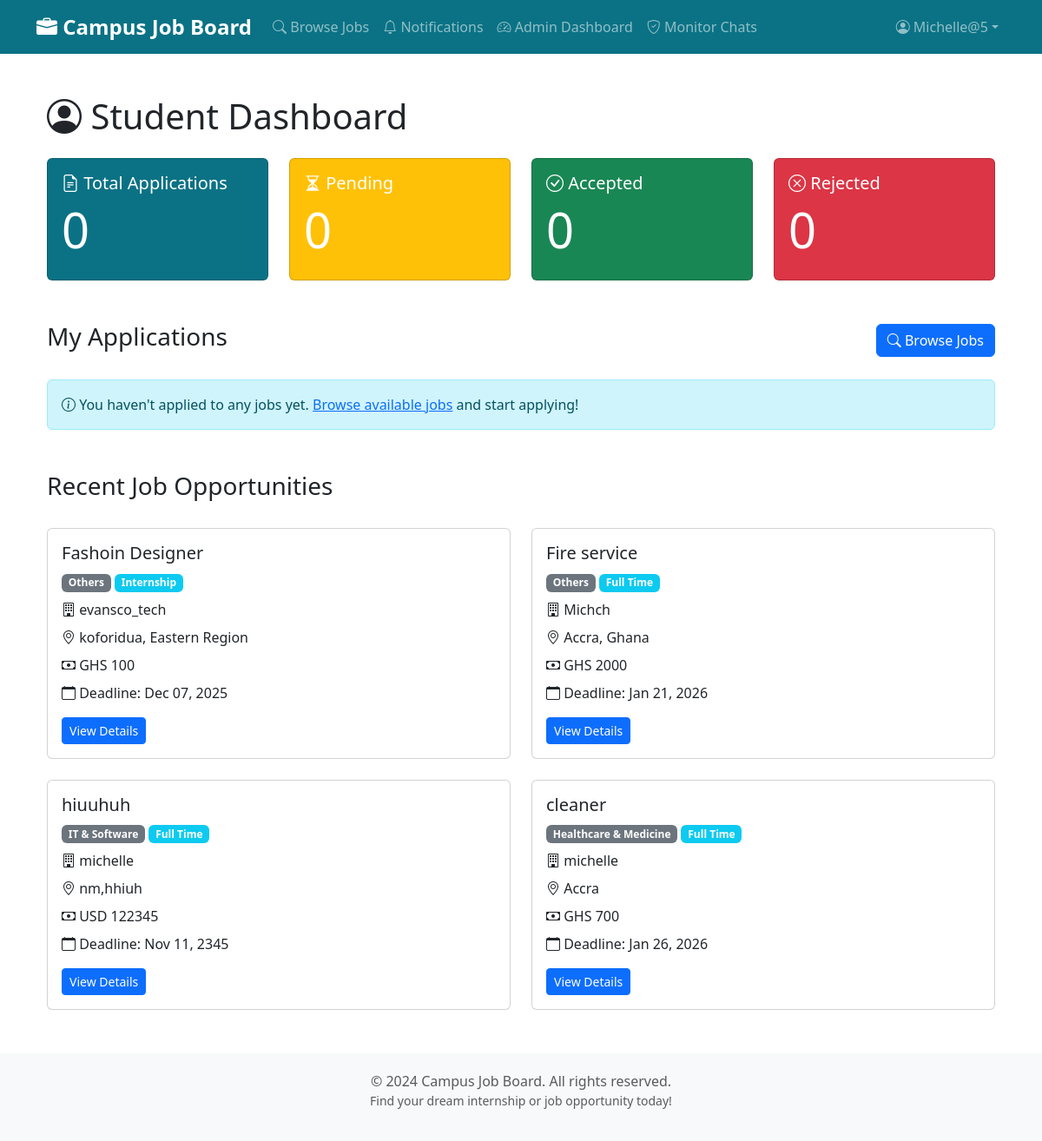
Screenshot of /dashboards/student/ (signed in) with the database file from the repository.
### users/models.py (models this page shows, shortened)
class CustomUser(AbstractUser):
    is_company = models.BooleanField(
        default=False,
        help_text="Designates whether this user is a company/employer")
    id_document = models.FileField(
        upload_to='user_ids/',
        null=True,
        blank=True,
        help_text='Upload an identification document (image or PDF) for verification')
    institution = models.CharField(
        max_length=255,
        help_text='Enter your school or company name for verification',
        null=True,
        blank=True
    )
    PENDING = 'P'
    VERIFIED = 'V'
    REJECTED = 'R'
    VERIFICATION_STATUS_CHOICES = [
        (PENDING, 'Pending'),
        (VERIFIED, 'Verified'),
        (REJECTED, 'Rejected'),
    ]
    verification_status = models.CharField(
        max_length=1,
        choices=VERIFICATION_STATUS_CHOICES,
        default=PENDING,
        help_text='Status of identity verification')
    email_verified = models.BooleanField(
        default=False,
        help_text='Whether the user has verified their email address')
    email_verification_token = models.CharField(
        max_length=6,
        null=True,
        blank=True,
        help_text='Temporary token for email verification')
    phone_number = models.CharField(
        max_length=20,
        null=True,
        blank=True,
        unique=False,
        help_text='Phone number in international format, e.g. +14155552671')
    phone_verified = models.BooleanField(
        default=False,
        help_text='Whether the user has verified their phone number')

### jobs/models.py (models this page shows, shortened)
class JobPost(models.Model):
    FULL_TIME = 'FT'
    PART_TIME = 'PT'
    INTERNSHIP = 'INT'
    CONTRACT = 'CON'
    JOB_TYPE_CHOICES = [
        (FULL_TIME, 'Full Time'),
        (PART_TIME, 'Part Time'),
        (INTERNSHIP, 'Internship'),
        (CONTRACT, 'Contract'),
    ]
    IT = 'IT'
    MARKETING = 'MKT'
    FINANCE = 'FIN'
    SALES = 'SLS'
    HR = 'HR'
    ENGINEERING = 'ENG'
    EDUCATION = 'EDU'
    HEALTHCARE = 'HLT'
    MEDIA = 'MED'
    LAW = 'LAW'
    CONSTRUCTION = 'CON'
    CUSTOMER_SERVICE = 'CS'
    ARCHITECTURE = 'ARC'
    ACCOUNTING = 'ACC'
    OTHER = 'OTH'
    CATEGORY_CHOICES = [
        (IT, 'IT & Software'),
        (FINANCE, 'Finance & Accounting'),
        (ACCOUNTING, 'Accounting'),
        (MARKETING, 'Marketing & Sales'),
        (SALES, 'Sales'),
        (EDUCATION, 'Education & Training'),
        (ENGINEERING, 'Engineering'),
        (ARCHITECTURE, 'Architecture'),
        (HEALTHCARE, 'Healthcare & Medicine'),
        (MEDIA, 'Media & Design'),
        (HR, 'Human Resources'),
        (LAW, 'Law & Administration'),
        (CONSTRUCTION, 'Construction & Real Estate'),
        (CUSTOMER_SERVICE, 'Customer Service'),
        (OTHER, 'Others'),
    ]
    CURRENCY_CHOICES = [
        ('USD', 'USD - US Dollar'),
        ('GHS', 'GHS - Ghanaian Cedi'),
        ('EUR', 'EUR - Euro'),
        ('GBP', 'GBP - British Pound'),
        ('NGN', 'NGN - Nigerian Naira'),
        ('KES', 'KES - Kenyan Shilling'),
        ('ZAR', 'ZAR - South African Rand'),
        ('CAD', 'CAD - Canadian Dollar'),
        ('AUD', 'AUD - Australian Dollar'),
    ]
    title = models.CharField(max_length=200)
    company = models.ForeignKey(settings.AUTH_USER_MODEL,
                                on_delete=models.CASCADE,
                                limit_choices_to={'is_company': True},
                                related_name='job_posts')
    description = models.TextField(help_text="Detailed job description")
    requirements = models.TextField(
        help_text="Required qualifications and skills")
    location = models.CharField(max_length=200)
    latitude = models.DecimalField(
        max_digits=9,
        decimal_places=6,
        null=True,
        blank=True,
        help_text="Latitude for live location (optional, requires user permission)"
    )
    longitude = models.DecimalField(
        max_digits=9,
        decimal_places=6,
        null=True,
        blank=True,
        help_text="Longitude for live location (optional, requires user permission)"
    )
    category = models.CharField(max_length=3,
                                choices=CATEGORY_CHOICES,
                                default=IT)
    job_type = models.CharField(max_length=3,
                                choices=JOB_TYPE_CHOICES,
                                default=FULL_TIME)
    date_posted = models.DateTimeField(default=timezone.now)
    deadline = models.DateTimeField(help_text="Application deadline (date and time)")
    salary = models.DecimalField(max_digits=10,
                                 decimal_places=2,
                                 null=True,
                                 blank=True,
                                 help_text="Salary range (optional)")
    currency = models.CharField(max_length=3,
                                choices=CURRENCY_CHOICES,
                                default='USD',
                                help_text="Currency for salary")
    image = models.ImageField(
        upload_to='job_images/',
        null=True,
        blank=True,
        help_text="Optional image for the job posting")
    is_approved = models.BooleanField(
        default=False, help_text="Whether this job post is approved by admin")
    class Meta:
        ordering = ['-date_posted']
        indexes = [
            models.Index(fields=['-date_posted']),
            models.Index(fields=['category']),
            models.Index(fields=['job_type']),
        ]

### jobs/views.py (the view)
@login_required
def student_dashboard(request):
    if request.user.is_company:
        messages.warning(request, "Students only.")
        return redirect('jobs:job_list')
    applications = Application.objects.filter(
        applicant=request.user).select_related('job').order_by('-date_applied')
    total_applications = applications.count()
    pending = applications.filter(status='P').count()
    accepted = applications.filter(status='A').count()
    rejected = applications.filter(status='R').count()
    recent_jobs = JobPost.objects.filter(
        is_approved=True).order_by('-date_posted')[:5]
    context = {
        'applications': applications[:5],
        'total_applications': total_applications,
        'pending': pending,
        'accepted': accepted,
        'rejected': rejected,
        'recent_jobs': recent_jobs,
    }
    try:
        Application.objects.filter(applicant=request.user,
                                   applicant_unread=True).update(
            applicant_unread=False)
    except Exception:
        pass
    return render(request, 'jobs/student_dashboard.html', context)

### jobs/context_processors.py (called while the page is built)
def notification_counts(request):
    company_unread = 0
    applicant_unread = 0
    user = getattr(request, 'user', None)
    if user and user.is_authenticated:
        try:
            if getattr(user, 'is_company', False):
                company_unread = Application.objects.filter(
                    job__company=user, company_unread=True).count()
            else:
                applicant_unread = Application.objects.filter(
                    applicant=user, applicant_unread=True).count()
        except Exception:
            company_unread = 0
            applicant_unread = 0
    return {
        'company_unread_count': company_unread,
        'applicant_unread_count': applicant_unread,
    }

### notifications/context_processors.py (called while the page is built)
def notification_context(request):
    if request.user.is_authenticated:
        unread_count = Notification.objects.filter(
            recipient=request.user,
            is_read=False
        ).count()
        return {'notification_count': unread_count}
    return {'notification_count': 0}

### jobs/templates/jobs/student_dashboard.html (shortened to what this page needs)
{% extends 'base.html' %}
{% load static %}
{% block content %}
<div class="container my-5">
    <h1 class="mb-4"><i class="bi bi-person-circle"></i> Student Dashboard</h1>
    <div class="row g-4 mb-5">
        <div class="col-md-3">
            <div class="card bg-primary text-white h-100">
                <div class="card-body">
                    <h5 class="card-title"><i class="bi bi-file-earmark-text"></i> Total Applications</h5>
                    <h2 class="display-4">{{ total_applications }}</h2>
                </div>
            </div>
        </div>
        <div class="col-md-3">
            <div class="card bg-warning text-white h-100">
                <div class="card-body">
                    <h5 class="card-title"><i class="bi bi-hourglass-split"></i> Pending</h5>
                    <h2 class="display-4">{{ pending }}</h2>
                </div>
            </div>
        </div>
        <div class="col-md-3">
            <div class="card bg-success text-white h-100">
                <div class="card-body">
                    <h5 class="card-title"><i class="bi bi-check-circle"></i> Accepted</h5>
                    <h2 class="display-4">{{ accepted }}</h2>
                </div>
            </div>
        </div>
        <div class="col-md-3">
            <div class="card bg-danger text-white h-100">
                <div class="card-body">
                    <h5 class="card-title"><i class="bi bi-x-circle"></i> Rejected</h5>
                    <h2 class="display-4">{{ rejected }}</h2>
                </div>
            </div>
        </div>
    </div>
    <div class="row g-4 mb-4">
        <div class="col-md-12">
            <div class="d-flex justify-content-between align-items-center">
                <h3>My Applications</h3>
                <a href="{% url 'jobs:job_list' %}" class="btn btn-primary">
                    <i class="bi bi-search"></i> Browse Jobs
                </a>
            </div>
        </div>
    </div>
    {% if applications %}
    <div class="card mb-5">
        <div class="card-body">
            <div class="table-responsive">
                <table class="table table-striped">
                    <thead>
                        <tr>
                            <th>Job Title</th>
                            <th>Company</th>
                            <th>Applied</th>
                            <th>Status</th>
                            <th>Actions</th>
                        </tr>
                    </thead>
                    <tbody>
                        {% for app in applications %}
                        <tr>
                            <td><a href="{% url 'jobs:job_detail' app.job.pk %}">{{ app.job.title }}</a></td>
                            <td>{{ app.job.company.username }}</td>
                            <td>{{ app.date_applied|date:"M d, Y" }}</td>
                            <td>
                                {% if app.status == 'P' %}
                                <span class="badge bg-warning">Pending</span>
                                {% elif app.status == 'A' %}
                                <span class="badge bg-success">Accepted</span>
                                {% else %}
                                <span class="badge bg-danger">Rejected</span>
                                {% endif %}
                            </td>
                            <td>
                                <a href="{% url 'jobs:job_detail' app.job.pk %}" class="btn btn-sm btn-outline-primary">View Job</a>
                            </td>
                        </tr>
                        {% endfor %}
                    </tbody>
                </table>
            </div>
        </div>
    </div>
    <div class="text-center mb-5">
        <a href="{% url 'jobs:my_applications' %}" class="btn btn-outline-primary">View All Applications</a>
    </div>
    {% else %}
    <div class="alert alert-info mb-5">
        <i class="bi bi-info-circle"></i> You haven't applied to any jobs yet. <a href="{% url 'jobs:job_list' %}">Browse available jobs</a> and start applying!
    </div>
    {% endif %}
    <div class="row g-4">
        <div class="col-md-12">
            <h3>Recent Job Opportunities</h3>
        </div>
        {% if recent_jobs %}
        {% for job in recent_jobs %}
        <div class="col-md-6">
            <div class="card">
                <div class="card-body">
                    <h5 class="card-title">{{ job.title }}</h5>
                    <p class="text-muted mb-2">
                        <span class="badge bg-secondary">{{ job.get_category_display }}</span>
                        <span class="badge bg-info">{{ job.get_job_type_display }}</span>
                    </p>
                    <p class="mb-2"><i class="bi bi-building"></i> {{ job.company.username }}</p>
                    <p class="mb-2"><i class="bi bi-geo-alt"></i> {{ job.location }}</p>
                    {% if job.salary %}
                    <p class="mb-2"><i class="bi bi-cash"></i> {{ job.currency }} {{ job.salary|floatformat:0 }}</p>
                    {% endif %}
                    <p class="mb-3"><i class="bi bi-calendar"></i> Deadline: {{ job.deadline|date:"M d, Y" }}</p>
                    <a href="{% url 'jobs:job_detail' job.pk %}" class="btn btn-sm btn-primary">View Details</a>
                </div>
            </div>
        </div>
        {% endfor %}
        {% else %}
        <div class="col-md-12">
            <div class="alert alert-secondary">No recent jobs available.</div>
        </div>
        {% endif %}
    </div>
</div>
{% endblock %}

### templates/base.html (shortened to what this page needs)
<!DOCTYPE html>
<html lang="en">
<head>
    <link href="https://cdn.jsdelivr.net/npm/bootstrap@5.3.0/dist/css/bootstrap.min.css" rel="stylesheet">
    <link rel="stylesheet" href="https://cdn.jsdelivr.net/npm/bootstrap-icons@1.10.0/font/bootstrap-icons.css">
</head>
<body>
    <nav class="navbar navbar-expand-lg navbar-dark bg-primary">
        <div class="container">
            <a class="navbar-brand" href="{% url 'jobs:landing' %}">
                <i class="bi bi-briefcase-fill"></i> Campus Job Board
            </a>
            <div class="collapse navbar-collapse" id="navbarNav">
                <ul class="navbar-nav me-auto">
                    <li class="nav-item">
                        <a class="nav-link" href="{% url 'jobs:job_list' %}">
                            <i class="bi bi-search"></i>
                            <span class="d-none d-lg-inline"> Browse Jobs</span>
                        </a>
                    </li>
                    {% if user.is_authenticated and user.is_superuser %}
                    <li class="nav-item">
                        <a class="nav-link position-relative" href="{% url 'notifications:list' %}">
                            <i class="bi bi-bell"></i>
                            <span class="d-none d-lg-inline"> Notifications</span>
                        </a>
                    </li>
                    <li class="nav-item">
                        <a class="nav-link" href="{% url 'jobs:admin_dashboard' %}">
                            <i class="bi bi-speedometer2"></i>
                            <span class="d-none d-lg-inline"> Admin Dashboard</span>
                        </a>
                    </li>
                    <li class="nav-item">
                        <a class="nav-link" href="{% url 'messaging:admin_monitor' %}">
                            <i class="bi bi-shield-check"></i>
                            <span class="d-none d-lg-inline"> Monitor Chats</span>
                        </a>
                    </li>
                    {% endif %}
                </ul>
                <ul class="navbar-nav">
                    {% if user.is_authenticated %}
                    <li class="nav-item dropdown">
                        <a class="nav-link dropdown-toggle d-flex align-items-center" href="#" role="button" data-bs-toggle="dropdown">
                            <i class="bi bi-person-circle me-1"></i>
                            <span class="d-none d-lg-inline">{{ user.username }}</span>
                        </a>
                    </li>
                    {% endif %}
                </ul>
            </div>
        </div>
    </nav>
    <main class="container my-5">
        {% block content %}
        {% endblock %}
    </main>
    <footer class="text-center text-muted">
        <div class="container">
            <p class="mb-0">&copy; 2024 Campus Job Board. All rights reserved.</p>
            <p class="small">Find your dream internship or job opportunity today!</p>
        </div>
    </footer>
</body>
</html>

### templates/base.html (style rules this page uses)
:root { --bs-primary: #0b7285; --bs-primary-rgb: 11,114,133; }
.navbar-brand { font-weight: bold; font-size: 1.5rem; }
footer { margin-top: 50px; padding: 20px 0; background-color: #f8f9fa; }

### rows the page displays
CustomUser: username "Michelle@5"
JobPost: title "Fashoin Designer", category "Others", job_type "Internship", company.username "evansco_tech", location "koforidua, Eastern Region", currency "GHS", salary "100", deadline "Dec 07, 2025"
JobPost: title "Fire service", category "Others", job_type "Full Time", company.username "Michch", location "Accra, Ghana", currency "GHS", salary "2000", deadline "Jan 21, 2026"
JobPost: title "hiuuhuh", category "IT & Software", job_type "Full Time", company.username "michelle", location "nm,hhiuh", currency "USD", salary "122345", deadline "Nov 11, 2345"
JobPost: title "cleaner", category "Healthcare & Medicine", job_type "Full Time", company.username "michelle", location "Accra", currency "GHS", salary "700", deadline "Jan 26, 2026"

### other values shown
{{ total_applications }} "0"
{{ pending }} "0"
{{ accepted }} "0"
{{ rejected }} "0"
